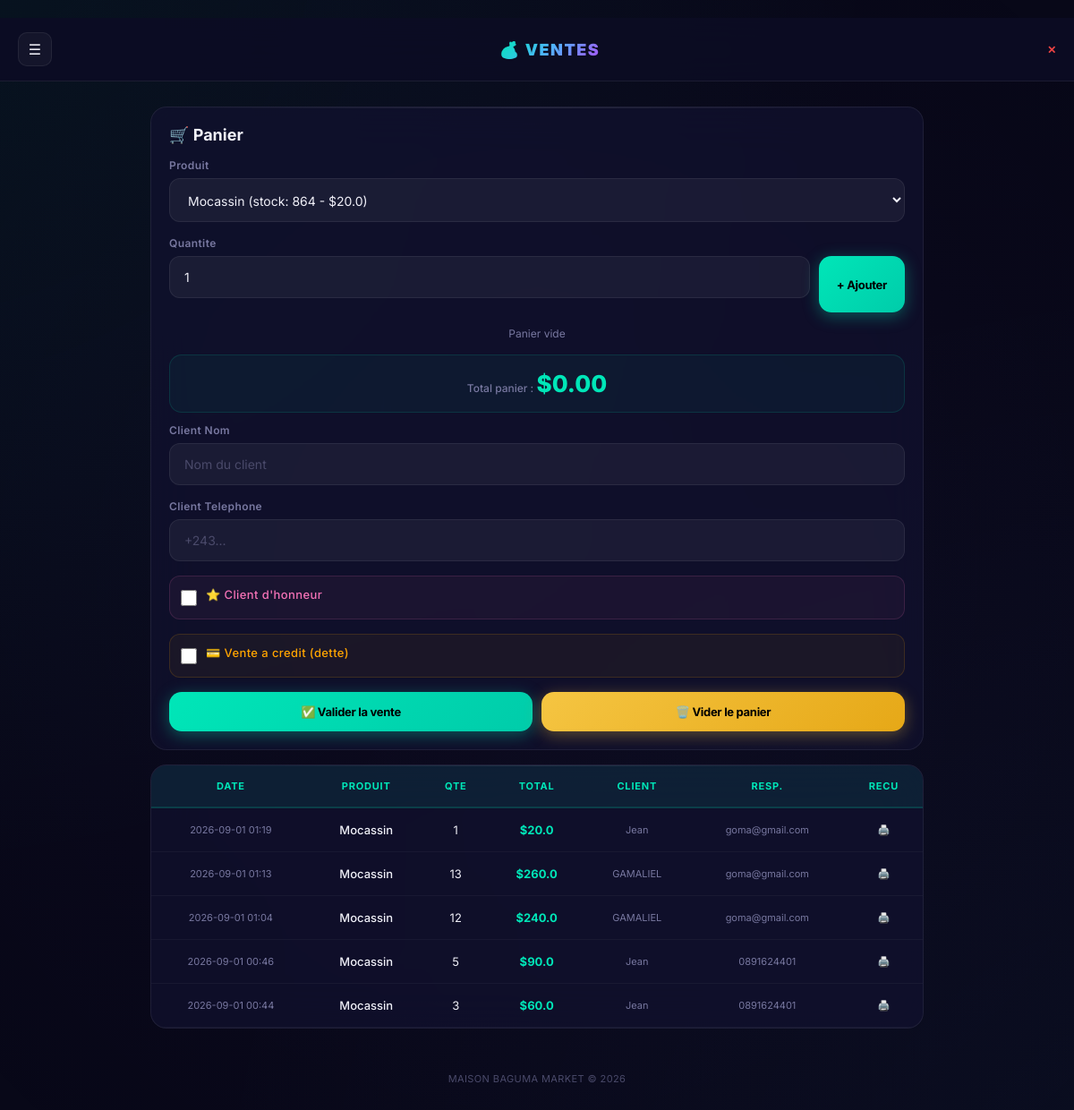
/ventes (signed in), run on an earlier commit of the app's database.
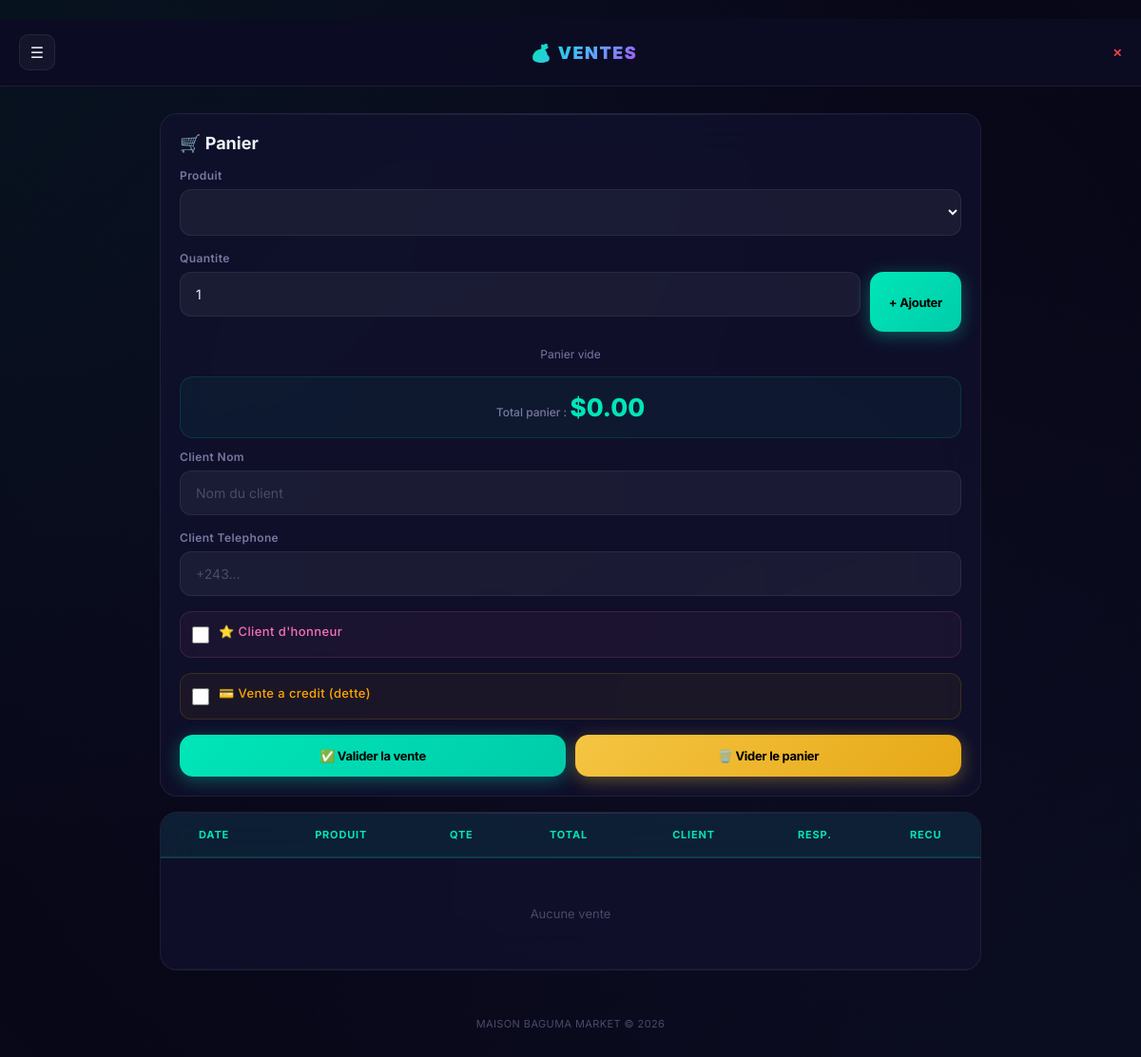
And on a later commit of the database.
### tables this page shows
CREATE TABLE ventes (id INTEGER PRIMARY KEY, produit_id INTEGER, quantite INTEGER, total_usd REAL, total_cdf REAL, date TEXT, heure TEXT, recu_num TEXT DEFAULT '', client_nom TEXT DEFAULT '', client_tel TEXT DEFAULT '', prix_unit_usd REAL DEFAULT 0, prix_unit_cdf REAL DEFAULT 0, est_client_honneur INTEGER DEFAULT 0, client_id INTEGER DEFAULT NULL, tenant_id INTEGER DEFAULT 0, vendeur_login TEXT DEFAULT '');

CREATE TABLE produits (id INTEGER PRIMARY KEY, categorie_id INTEGER, nom TEXT, code TEXT DEFAULT '', couleur TEXT DEFAULT '', prix_usd REAL, prix_cdf REAL, stock INTEGER DEFAULT 100, tenant_id INTEGER DEFAULT 0);

### web.py (the view, shortened to what this page needs)
@app.route("/ventes", methods=["GET", "POST"])
@login_required
def ventes():
    conn = get_db()
    etid = get_effective_tid()
    if etid is not None:
        prods = db_fetchall(conn, "SELECT id, nom, prix_usd, stock FROM produits WHERE tenant_id=%s AND stock>0 ORDER BY nom" if IS_PG else
                            "SELECT id, nom, prix_usd, stock FROM produits WHERE tenant_id=? AND stock>0 ORDER BY nom", (etid,))
    else:
        prods = db_fetchall(conn, "SELECT id, nom, prix_usd, stock FROM produits WHERE stock>0 ORDER BY nom")
    if etid is not None:
        ventes_list = db_fetchall(conn, """SELECT v.id, v.date||' '||v.heure as datetime, p.nom, v.quantite, v.total_usd, v.client_nom, v.vendeur_login, v.recu_num, v.est_client_honneur, r.id as recu_id
            FROM ventes v JOIN produits p ON v.produit_id=p.id LEFT JOIN recus r ON v.recu_num=r.numero WHERE v.tenant_id=%s ORDER BY v.date DESC, v.heure DESC LIMIT 50""" if IS_PG else """SELECT v.id, v.date||' '||v.heure as datetime, p.nom, v.quantite, v.total_usd, v.client_nom, v.vendeur_login, v.recu_num, v.est_client_honneur, r.id as recu_id
            FROM ventes v JOIN produits p ON v.produit_id=p.id LEFT JOIN recus r ON v.recu_num=r.numero WHERE v.tenant_id=? ORDER BY v.date DESC, v.heure DESC LIMIT 50""", (etid,))
    taux = get_taux(conn, etid or session["tenant_id"])
    all_tenants = db_fetchall(conn, "SELECT id, nom FROM tenants WHERE actif=1 ORDER BY id") if is_admin() else []
    conn.close()
    return render_template("ventes.html", prods=prods, ventes_list=ventes_list, is_admin=is_admin(), taux=taux,
                           all_tenants=all_tenants, etid=etid)

### web.py (called while the page is built, shortened)
@app.after_request
def add_headers(response):
    if request.path.startswith("/static/"):
        response.headers["Cache-Control"] = "public, max-age=86400"
    else:
        response.headers["Cache-Control"] = "no-store, no-cache, must-revalidate, max-age=0"
        response.headers["Pragma"] = "no-cache"
        response.headers["Expires"] = "0"
    return response

def get_db():
    if IS_PG:
        import psycopg
        import psycopg.rows
        conn = psycopg.connect(DB_URL, sslmode="require", row_factory=psycopg.rows.dict_row)
        return conn
    else:
        import sqlite3
        conn = sqlite3.connect(LOCAL_DB)
        conn.row_factory = sqlite3.Row
        return conn

def db_fetchone(conn, sql, params=()):
    cur = conn.execute(sql, params)
    return cur.fetchone()

def db_fetchall(conn, sql, params=()):
    cur = conn.execute(sql, params)
    return cur.fetchall()

def login_required(f):
    from functools import wraps
    @wraps(f)
    def decorated(*args, **kwargs):
        if "user_id" not in session:
            return redirect(url_for("login"))
        return f(*args, **kwargs)
    return decorated

def is_admin():
    return session.get("tenant_id", 0) == 0 and session.get("role") == "admin"

def get_effective_tid():
    if is_admin():
        return session.get("view_tenant")
    return session.get("tenant_id")

def get_taux(conn, tenant_id):
    row = db_fetchone(conn, "SELECT value FROM settings WHERE tenant_id=%s AND key='taux_cdf'" if IS_PG else
                      "SELECT value FROM settings WHERE tenant_id=? AND key='taux_cdf'", (tenant_id,))
    return float(row["value"]) if row and row["value"] else 2400.0

def get_mode_dg(conn, tenant_id):
    cur = conn.execute("SELECT value FROM settings WHERE tenant_id=%s AND key='mode_dg'" if IS_PG else
                       "SELECT value FROM settings WHERE tenant_id=? AND key='mode_dg'", (tenant_id,))
    row = cur.fetchone()
    if row:
        v = row[0] if isinstance(row, tuple) else row.get("value", "")
        if str(v) == "1" or v == 1 or v is True:
            return True
    return False

### templates/ventes.html (shortened to what this page needs)
﻿{% extends "base.html" %}
{% block body %}
<div class="topbar">
<button class="menu-btn" onclick="toggleNav()">☰</button>
<h1 class="brand">💰 Ventes</h1>
<a href="/logout" style="color:var(--red);font-size:12px;font-weight:600">✕</a>
</div>
<div class="container">
<div class="card" style="padding:20px;margin-bottom:16px">
<h2 style="color:var(--txt);font-size:18px;font-weight:700;margin-bottom:16px">🛒 Panier</h2>
<div class="form-group"><label>Produit</label>
<select id="cart_produit">
{% for p in prods %}<option value="{{p.id}}" data-prix="{{p.prix_usd}}" data-nom="{{p.nom}}">{{p.nom}} (stock: {{p.stock}} - ${{ p.prix_usd|dg }})</option>{% endfor %}
</select></div>
<div style="display:flex;gap:10px">
<div class="form-group" style="flex:1"><label>Quantite</label><input type="number" id="cart_qte" min="1" value="1"></div>
<button type="button" class="btn btn-green" onclick="addToCart()" style="margin-top:22px;padding:10px 20px">+ Ajouter</button>
</div>
<div id="cart_items" style="margin:16px 0"></div>
<div style="background:rgba(0,212,170,0.05);border:1px solid rgba(0,212,170,0.15);padding:16px;border-radius:14px;text-align:center;margin:12px 0">
<span style="color:var(--txt2);font-size:12px;font-weight:500">Total panier : </span>
<span id="cart_total" style="color:var(--accent);font-size:26px;font-weight:800">$0.00</span>
</div>
<div class="form-group"><label>Client Nom</label><input type="text" id="cart_client_nom" placeholder="Nom du client"></div>
<div class="form-group"><label>Client Telephone</label><input type="text" id="cart_client_tel" placeholder="+243..."></div>
<div class="form-group" style="display:flex;align-items:center;gap:10px;padding:12px;background:rgba(244,114,182,0.05);border:1px solid rgba(244,114,182,0.15);border-radius:12px">
<input type="checkbox" id="cart_honneur" onchange="toggleCartHonneur()" style="width:18px;height:18px;accent-color:var(--pink)">
<label for="cart_honneur" style="color:var(--pink);font-size:13px;font-weight:500">⭐ Client d'honneur</label>
</div>
<div class="form-group" style="display:flex;align-items:center;gap:10px;padding:12px;background:rgba(255,165,0,0.05);border:1px solid rgba(255,165,0,0.15);border-radius:12px">
<input type="checkbox" id="cart_dette" onchange="toggleCartDette()" style="width:18px;height:18px;accent-color:orange">
<label for="cart_dette" style="color:orange;font-size:13px;font-weight:500">💳 Vente a credit (dette)</label>
</div>
<div style="display:flex;gap:10px;margin-top:16px">
<button type="button" class="btn btn-green" onclick="validateSale()" style="flex:1;padding:14px">✅ Valider la vente</button>
<button type="button" class="btn btn-gold" onclick="clearCart()" style="flex:1;padding:14px">🗑️ Vider le panier</button>
</div>
</div>
<div class="card" style="padding:0;overflow:hidden">
<div class="table-scroll">
<table>
<tr><th>Date</th><th>Produit</th><th>Qte</th><th>Total</th><th>Client</th><th>Resp.</th><th>Recu</th></tr>
{% for v in ventes_list %}
<tr>
<td style="font-size:11px;color:var(--txt2)">{{v.datetime[:16] if v.datetime else ''}}</td>
<td style="font-weight:500">{{v.nom}}</td>
<td>{{v.quantite}}</td>
<td class="tag-entree" style="font-weight:700">${{ v.total_usd|dg }}</td>
<td style="font-size:11px;color:var(--txt2)">{{v.client_nom or '-'}}</td>
<td style="font-size:11px;color:var(--txt2)">{{v.vendeur_login}}</td>
<td><a href="/recu/print/{{v.recu_id}}" style="color:var(--accent);font-size:11px">🖨️</a></td>
</tr>
{% endfor %}
{% if not ventes_list %}<tr><td colspan="7" class="empty">Aucune vente</td></tr>{% endif %}
</table>
</div></div>
<div class="footer">MAISON BAGUMA MARKET &copy; 2026</div>
</div>
{% endblock %}

### templates/base.html (shortened to what this page needs)
﻿<!DOCTYPE html>
<html lang="fr">
<head>
</head>
<body>
{% block body %}{% endblock %}
</body>
</html>

### templates/base.html (style rules this page uses)
* { margin:0;padding:0;box-sizing:border-box }
:root { --bg:#080818;--bg2:#0d0d24;--card:rgba(18,18,48,0.7);--card-solid:#121230; --glass:rgba(255,255,255,0.04);--glass-border:rgba(255,255,255,0.07); --accent:#00e6b8;--accent2:#00ccaa;--gold:#f5c542;--gold2:#ffe066; --blue:#50b4fe;--purple:#a855f7;--pink:#f472b6;--red:#ef4444;--orange:#f97316; --success:#00e6b8;--warning:#f5c542;--danger:#ef4444; --txt:#f0f0f8;--txt2:#7878a0;--txt3:#4a4a6a; --shadow:0 8px 32px rgba(0,0,0,0.5); --glow:0 0 24px rgba(0,230,184,0.12); }
body { font-family:'Inter',system-ui,-apple-system,sans-serif;background:var(--bg);color:var(--txt);min-height:100vh;overflow-x:hidden }
body::before { content:'';position:fixed;top:-50%;left:-50%;width:200%;height:200%;background:radial-gradient(circle at 20% 20%,rgba(0,230,184,0.06) 0%,transparent 40%),radial-gradient(circle at 80% 80%,rgba(80,180,254,0.04) 0%,transparent 40%),radial-gradient(circle at 50% 50%,rgba(168,85,247,0.03) 0%,transparent 50%);pointer-events:none;z-index:0 }
a { color:var(--accent);text-decoration:none;transition:color .2s }
.topbar { background:rgba(13,13,36,0.9);backdrop-filter:blur(24px);-webkit-backdrop-filter:blur(24px);padding:16px 20px;display:flex;align-items:center;justify-content:space-between;position:sticky;top:0;z-index:100;border-bottom:1px solid var(--glass-border) }
.topbar h1 { font-size:18px;font-weight:800;color:var(--txt);letter-spacing:-0.5px }
.topbar .menu-btn { background:var(--glass);border:1px solid var(--glass-border);color:var(--txt);width:38px;height:38px;border-radius:10px;cursor:pointer;font-size:16px;display:flex;align-items:center;justify-content:center;transition:all .2s }
.topbar .brand { font-size:18px;font-weight:900;letter-spacing:1.5px;background:linear-gradient(135deg,var(--accent),var(--blue),var(--purple));-webkit-background-clip:text;-webkit-text-fill-color:transparent;background-clip:text;text-shadow:none;text-transform:uppercase }
.container { padding:16px;max-width:920px;margin:0 auto;position:relative;z-index:1 }
.card { background:var(--card);backdrop-filter:blur(24px);-webkit-backdrop-filter:blur(24px);border:1px solid var(--glass-border);border-radius:18px;padding:20px;margin-bottom:14px;transition:all .3s;position:relative;overflow:hidden }
.card::before { content:'';position:absolute;top:0;left:0;right:0;height:1px;background:linear-gradient(90deg,transparent,rgba(255,255,255,0.1),transparent) }
table { width:100%;border-collapse:separate;border-spacing:0;font-size:12px }
th { background:rgba(0,230,184,0.08);color:var(--accent);padding:14px 10px;text-align:center;font-size:11px;font-weight:700;text-transform:uppercase;letter-spacing:0.8px;position:sticky;top:0;border-bottom:2px solid rgba(0,230,184,0.15) }
td { padding:12px 10px;text-align:center;border-bottom:1px solid rgba(255,255,255,0.04);color:var(--txt);transition:background .2s }
.btn { padding:14px 22px;border:none;border-radius:14px;font-size:13px;font-weight:700;cursor:pointer;display:inline-flex;align-items:center;justify-content:center;gap:8px;transition:all .3s;font-family:inherit;letter-spacing:-0.3px }
.btn-green { background:linear-gradient(135deg,var(--accent),#00ccaa);color:#000;box-shadow:0 4px 18px rgba(0,230,184,0.35) }
.btn-gold { background:linear-gradient(135deg,var(--gold),#e6a817);color:#000;box-shadow:0 4px 18px rgba(245,197,66,0.35) }
.form-group { margin-bottom:16px }
.form-group label { display:block;font-size:12px;color:var(--txt2);margin-bottom:7px;font-weight:600;letter-spacing:0.4px }
.form-group input,.form-group select { width:100%;padding:14px 16px;background:rgba(255,255,255,0.05);border:1px solid var(--glass-border);border-radius:12px;color:var(--txt);font-size:14px;font-family:inherit;transition:all .3s;outline:none }
.form-group input::placeholder { color:var(--txt3) }
.empty { text-align:center;color:var(--txt3);padding:50px 20px;font-size:13px }
.table-scroll { overflow-x:auto;-webkit-overflow-scrolling:touch;border-radius:14px }
.footer { text-align:center;padding:35px 20px;color:var(--txt3);font-size:11px;letter-spacing:0.4px }
.card,.stat,.flash { animation:fadeIn .5s ease }
@media (min-width:600px) { .container { padding:28px } }
@media (min-width:600px) { table { font-size:13px } }
@media (min-width:600px) { th,td { padding:16px 14px } }

What changed in the data, as far as the page shows it:
removed ventes: datetime "2026-09-01 01:19", nom "Mocassin", quantite "1", total_usd|dg "20.0", client_nom "Jean", vendeur_login "goma@gmail.com"
removed ventes: datetime "2026-09-01 01:13", nom "Mocassin", quantite "13", total_usd|dg "260.0", client_nom "GAMALIEL", vendeur_login "goma@gmail.com"
removed ventes: datetime "2026-09-01 01:04", nom "Mocassin", quantite "12", total_usd|dg "240.0", client_nom "GAMALIEL", vendeur_login "goma@gmail.com"
removed ventes: datetime "2026-09-01 00:46", nom "Mocassin", quantite "5", total_usd|dg "90.0", client_nom "Jean", vendeur_login "0891624401"
removed ventes: datetime "2026-09-01 00:44", nom "Mocassin", quantite "3", total_usd|dg "60.0", client_nom "Jean", vendeur_login "0891624401"
Also different on the page:
form field value: "Mocassin (stock: 864 - $20.0)" → (not shown)
text now shown: "Aucune vente"
